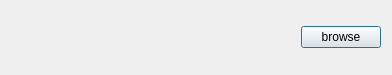
<?xml version="1.0" encoding="UTF-8"?>
<ui version="4.0">
 <class>FilesDialog3</class>
 <widget class="QDialog" name="FilesDialog3">
  <property name="geometry">
   <rect>
    <x>0</x>
    <y>0</y>
    <width>392</width>
    <height>75</height>
   </rect>
  </property>
  <property name="windowTitle">
   <string>Dialog</string>
  </property>
  <layout class="QVBoxLayout" name="verticalLayout">
   <item>
    <layout class="QHBoxLayout" name="horizontalLayout">
     <item>
      <widget class="FilePathSource" name="filePathsSource" native="true">
       <property name="sizePolicy">
        <sizepolicy hsizetype="Expanding" vsizetype="MinimumExpanding">
         <horstretch>0</horstretch>
         <verstretch>0</verstretch>
        </sizepolicy>
       </property>
       <property name="minimumSize">
        <size>
         <width>0</width>
         <height>0</height>
        </size>
       </property>
       <property name="styleSheet">
        <string notr="true"/>
       </property>
      </widget>
     </item>
     <item>
      <widget class="QPushButton" name="browse">
       <property name="text">
        <string>browse</string>
       </property>
      </widget>
     </item>
    </layout>
   </item>
  </layout>
 </widget>
 <customwidgets>
  <customwidget>
   <class>FilePathSource</class>
   <extends>QWidget</extends>
   <header location="global">filepathsource.h</header>
   <container>1</container>
  </customwidget>
 </customwidgets>
 <resources/>
 <connections/>
</ui>
